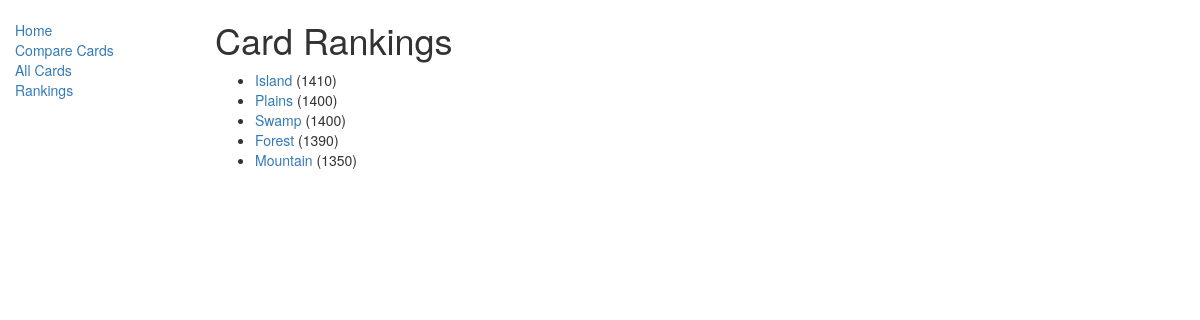
Before: /mtg_compare/cardrankings/ with the older database file.
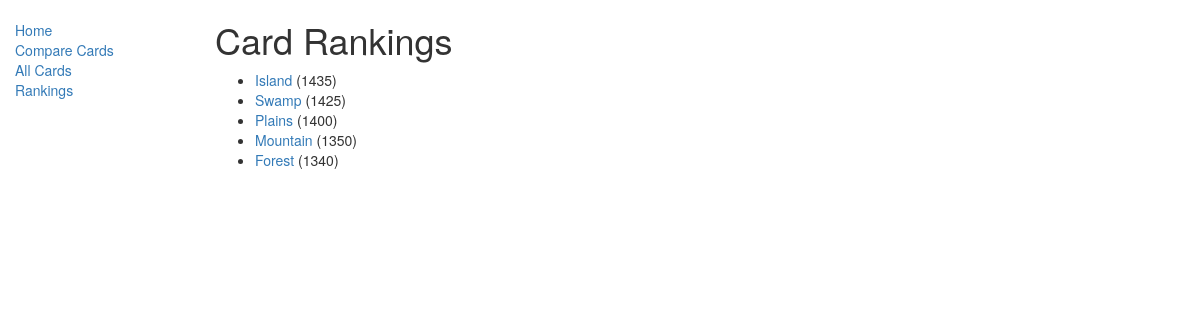
After: the same page with the newer database file.
### mtg_compare/models.py (models this page shows, shortened)
class CardRanking(models.Model):
    card = models.OneToOneField(Card, on_delete=models.CASCADE)
    elo = models.IntegerField(default=ELO_DEFAULT, help_text="Enter the starting Elo for this card")
    def get_absolute_url(self):
        return reverse('cardranking-detail', args=[str(self.id)])

class Card(models.Model):
    name = models.CharField(max_length=200, unique=True)
    cmc = models.IntegerField(default=0, help_text="Enter the converted mana cost of this card")
    cardType = models.ManyToManyField(CardType, help_text="Select a type for this card")
    cardColor = models.ManyToManyField(CardColor, help_text="Select a color for this card")
    cardSet = models.ManyToManyField(CardSet, help_text="Select a set this card is from")
    def __str__(self):
        return self.name
    def card_type_display(self):
        return ', '.join([ cardType.cardType for cardType in self.cardType.all()])
    card_type_display.short_description = 'Type'
    def card_color_display(self):
        return ', '.join([ cardColor.cardColor for cardColor in self.cardColor.all()])
    card_color_display.short_description = 'Color'

### mtg_compare/views.py (the view)
# urls.py: path('cardrankings/', views.CardRankingListView.as_view(), name='cardrankings'),
class CardRankingListView(generic.ListView):
    model = CardRanking
    paginate_by = 10
    ordering = ['-elo']

### mtg_compare/templates/mtg_compare/cardranking_list.html
{% extends "base_generic.html" %}
{% block content %}
    <h1>Card Rankings</h1>
    {% if cardranking_list %}
    <ul>
        {% for cardranking in cardranking_list %}
        <li>
            <a href="{{ cardranking.get_absolute_url }}">{{ cardranking.card }}</a> ({{ cardranking.elo }})
        </li>
        {% endfor %}
    </ul>
    {% else %}
        <p>There are no card rankings</p>
    {% endif %}
{% endblock %}

Changed rows visible on the page:
changed CardRanking "Island": elo "1410" → "1435"
changed CardRanking "Swamp": elo "1400" → "1425"; moves up the list
shown differently, row unchanged: CardRanking "Mountain": moves up the list
changed CardRanking "Forest": elo "1390" → "1340"
